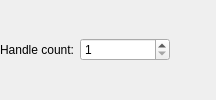
                   <widget class="QWidget" name="hwiHandleCount" native="true">
                    <property name="minimumSize">
                     <size>
                      <width>0</width>
                      <height>10</height>
                     </size>
                    </property>
                    <layout class="QHBoxLayout" name="horizontalLayout_9">
                     <property name="leftMargin">
                      <number>0</number>
                     </property>
                     <property name="topMargin">
                      <number>0</number>
                     </property>
                     <property name="rightMargin">
                      <number>0</number>
                     </property>
                     <property name="bottomMargin">
                      <number>0</number>
                     </property>
                     <item>
                      <widget class="QLabel" name="label_7">
                       <property name="text">
                        <string>Handle count:</string>
                       </property>
                      </widget>
                     </item>
                     <item>
                      <widget class="QSpinBox" name="sbHandleCount">
                       <property name="sizePolicy">
                        <sizepolicy hsizetype="Fixed" vsizetype="Fixed">
                         <horstretch>0</horstretch>
                         <verstretch>0</verstretch>
                        </sizepolicy>
                       </property>
                       <property name="minimumSize">
                        <size>
                         <width>90</width>
                         <height>0</height>
                        </size>
                       </property>
                       <property name="minimum">
                        <number>1</number>
                       </property>
                       <property name="maximum">
                        <number>4096</number>
                       </property>
                      </widget>
                     </item>
                     <item>
                      <spacer name="horizontalSpacer_4">
                       <property name="orientation">
                        <enum>Qt::Horizontal</enum>
                       </property>
                       <property name="sizeHint" stdset="0">
                        <size>
                         <width>40</width>
                         <height>20</height>
                        </size>
                       </property>
                      </spacer>
                     </item>
                     <item>
                      <widget class="WarningBtn" name="wbtnHandleCount" native="true">
                       <property name="sizePolicy">
                        <sizepolicy hsizetype="Fixed" vsizetype="Ignored">
                         <horstretch>0</horstretch>
                         <verstretch>0</verstretch>
                        </sizepolicy>
                       </property>
                       <property name="minimumSize">
                        <size>
                         <width>0</width>
                         <height>18</height>
                        </size>
                       </property>
                       <property name="maximumSize">
                        <size>
                         <width>18</width>
                         <height>18</height>
                        </size>
                       </property>
                      </widget>
                     </item>
                    </layout>
                   </widget>
